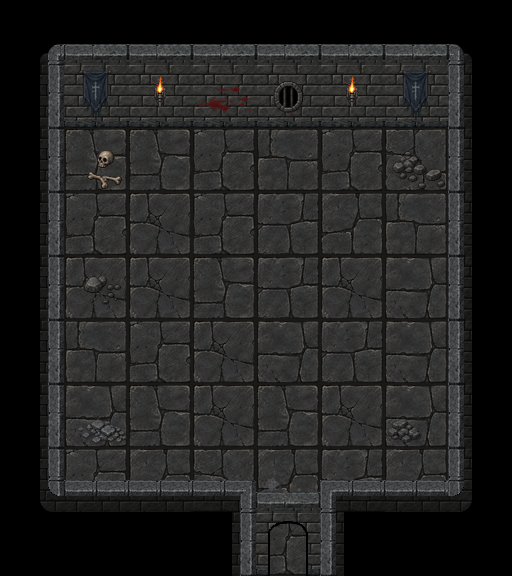

A 2D game scene composited from a Tiled map and its tileset images. What follows is a short description and the map's XML, with every tile layer's data as written:
An orthogonal 8x9 tile map with 64x64 px tiles, 6 tile layers (Ground, WallsFront_01, WallsBack_01, Torches, ...), 4 tilesets and 8 objects (exit_south, start_trial, trial_door).

<map version="1.10" tiledversion="1.12.2" orientation="orthogonal" renderorder="right-down" width="8" height="9" tilewidth="64" tileheight="64" infinite="0" nextlayerid="11" nextobjectid="12">
 <tileset firstgid="1" source="../../act3_floor_64.tsx" />
 <tileset firstgid="9" source="../../my_tiles_textured.tsx" />
 <tileset firstgid="117" source="../../torches/torches.tsx" />
 <tileset firstgid="121" source="../../items.tsx" />
 <layer id="1" name="Ground" width="8" height="9">
  <data encoding="csv">
0,0,0,0,0,0,0,0,
0,6,2,2,8,4,3,0,
0,6,6,1,4,1,3,0,
0,1,8,1,7,5,4,0,
0,8,8,6,7,8,2,0,
0,4,1,8,2,7,2,0,
0,2,6,8,6,8,2,0,
0,1,5,3,5,7,5,0,
0,0,0,0,1,0,0,0
</data>
 </layer>
 <layer id="2" name="WallsFront_01" width="8" height="9">
  <data encoding="csv">
0,0,0,0,0,0,0,0,
0,0,0,0,0,0,0,0,
0,0,0,0,0,0,0,0,
0,0,0,0,0,0,0,0,
0,0,0,0,0,0,0,0,
0,0,0,0,0,0,0,0,
0,0,0,0,0,0,0,0,
57,39,39,98,10,97,39,55,
0,0,0,18,79,20,0,0
</data>
 </layer>
 <layer id="3" name="WallsBack_01" width="8" height="9">
  <data encoding="csv">
9,10,10,10,10,10,10,11,
18,19,19,19,19,19,19,20,
18,0,0,0,0,0,0,20,
18,0,0,0,0,0,0,20,
18,0,0,0,0,0,0,20,
18,0,0,0,0,0,0,20,
18,0,0,0,0,0,0,20,
0,0,0,0,0,0,0,0,
0,0,0,0,0,0,0,0
</data>
 </layer>
 <layer id="8" name="Torches" width="8" height="9">
  <data encoding="csv">
0,0,0,0,0,0,0,0,
0,0,120,0,0,120,0,0,
0,0,0,0,0,0,0,0,
0,0,0,0,0,0,0,0,
0,0,0,0,0,0,0,0,
0,0,0,0,0,0,0,0,
0,0,0,0,0,0,0,0,
0,0,0,0,0,0,0,0,
0,0,0,0,0,0,0,0
</data>
 </layer>
 <layer id="9" name="GroundDetails_01" width="8" height="9">
  <data encoding="csv">
0,0,0,0,0,0,0,0,
0,0,0,0,0,0,0,0,
0,158,0,0,0,0,148,0,
0,0,0,0,0,0,0,0,
0,160,0,0,0,0,0,0,
0,0,0,0,0,0,0,0,
0,212,0,0,0,0,211,0,
0,0,0,0,203,0,0,0,
0,0,0,0,0,0,0,0
</data>
 </layer>
 <layer id="10" name="DecorBack_01" width="8" height="9">
  <data encoding="csv">
0,0,0,0,0,0,0,0,
0,188,0,147,134,0,188,0,
0,0,0,0,0,0,0,0,
0,0,0,0,0,0,0,0,
0,0,0,0,0,0,0,0,
0,0,0,0,0,0,0,0,
0,0,0,0,0,0,0,0,
0,0,0,0,0,0,0,0,
0,0,0,0,0,0,0,0
</data>
 </layer>
 <objectgroup id="4" name="Blocked">
  <object id="4" x="458.667" y="19.3333" width="33.3333" height="542" />
  <object id="5" x="82" y="78.6667" width="345.333" height="28.6667" />
  <object id="6" x="18.6667" y="19.3333" width="30.6667" height="542.667" />
  <object id="7" x="76.6667" y="524" width="150.667" height="42" />
  <object id="8" x="351.333" y="526.667" width="90" height="38.6667" />
 </objectgroup>
 <objectgroup id="6" name="Entities" />
 <objectgroup id="7" name="Connectors">
  <object id="9" name="exit_south" x="286" y="560">
   <point />
  </object>
  <object id="10" name="start_trial" x="286" y="480">
   <point />
  </object>
  <object id="11" name="trial_door" x="295.333" y="558.667">
   <point />
  </object>
 </objectgroup>
 <objectgroup id="5" name="Barriers" />
</map>
